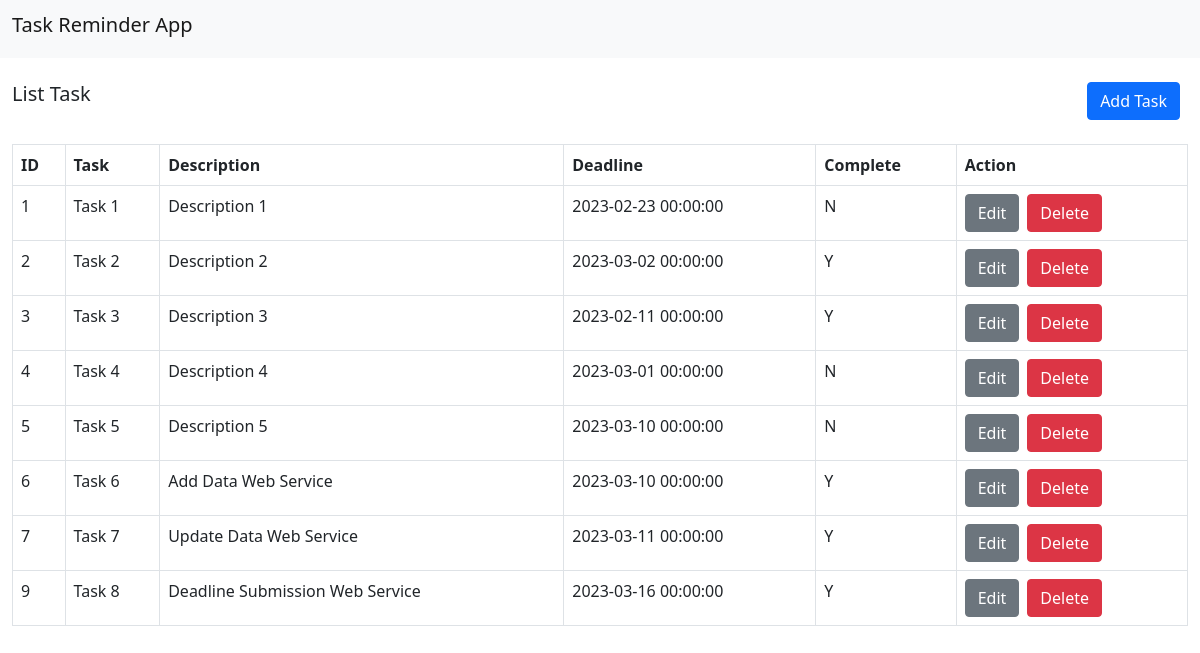
The page / on the database its author committed.
### tables this page shows
CREATE TABLE `tbltasks` (
  `id` int(11) NOT NULL COMMENT 'Task ID - Primary Key',
  `title` varchar(255) NOT NULL COMMENT 'Task Title',
  `description` mediumtext NOT NULL COMMENT 'Task Description',
  `deadline` datetime NOT NULL COMMENT 'Task Deadline',
  `complete` enum('Y','N') NOT NULL DEFAULT 'N' COMMENT 'Task Completion Status'
);

### index.php (the view, shortened to what this page needs)
<?php
include 'conn.php';
$sql = "SELECT id, title,description,deadline,complete FROM tbltasks";
$result = $conn->query($sql);
$conn->close(); ?>
<!DOCTYPE html>
<html lang="en">
<head>
  <link href="https://cdn.jsdelivr.net/npm/bootstrap@5.0.2/dist/css/bootstrap.min.css" rel="stylesheet" />
</head>
<body>
  <nav class="navbar navbar-light bg-light">
    <div class="container-fluid">
      <h1 class="navbar-brand">Task Reminder App</h1>
    </div>
  </nav>
  <br />
  <div class="container-fluid">
    <div class="row align-items-start">
      <div class="col">
        <h5>List Task</h5>
      </div>
      <div class="col">
        <div class="d-grid gap-2 d-md-flex justify-content-md-end">
          <button type="button" class="btn btn-primary" data-bs-toggle="modal" data-bs-target="#add">Add Task</button>
        </div>
      </div>
    </div>
  </div>
  <br />
  <div class="container-fluid">
    <table class="table table-bordered table-hover ">
      <thead>
        <tr>
          <th scope="col">ID</th>
          <th scope="col">Task</th>
          <th scope="col">Description</th>
          <th scope="col">Deadline</th>
          <th scope="col">Complete</th>
          <th scope="col">Action</th>
        </tr>
      </thead>
      <tbody>
        <?php
        while ($rows = $result->fetch_assoc()) { ?>
          <tr>
            <td scope="row"><?php echo $rows['id']; ?></td>
            <td><?php echo $rows['title']; ?></td>
            <td><?php echo $rows['description']; ?></td>
            <td><?php echo $rows['deadline']; ?></td>
            <td><?php echo $rows['complete']; ?></td>
            <td>
              <div class="d-md-flex justify-content">
                <button class="btn btn-secondary me-md-2" type="button" data-bs-toggle="modal" data-bs-target="#edit<?php echo $rows['id'] ?>">Edit</button>
                <button type="button" class="btn btn-danger" data-bs-toggle="modal" data-bs-target="#del<?php echo $rows['id'] ?>">
                  Delete
                </button>
              </div>
            </td>
          </tr>
      </tbody>
    <?php
        }
    ?>
    </table>
  </div>
  <br />
</body>
</html>

### rows shown on the page
tbltasks: id "1", title "Task 1", description "Description 1", deadline "2023-02-23 00:00:00", complete "N"
tbltasks: id "2", title "Task 2", description "Description 2", deadline "2023-03-02 00:00:00", complete "Y"
tbltasks: id "3", title "Task 3", description "Description 3", deadline "2023-02-11 00:00:00", complete "Y"
tbltasks: id "4", title "Task 4", description "Description 4", deadline "2023-03-01 00:00:00", complete "N"
tbltasks: id "5", title "Task 5", description "Description 5", deadline "2023-03-10 00:00:00", complete "N"
tbltasks: id "6", title "Task 6", description "Add Data Web Service", deadline "2023-03-10 00:00:00", complete "Y"
tbltasks: id "7", title "Task 7", description "Update Data Web Service", deadline "2023-03-11 00:00:00", complete "Y"
tbltasks: id "9", title "Task 8", description "Deadline Submission Web Service", deadline "2023-03-16 00:00:00", complete "Y"
